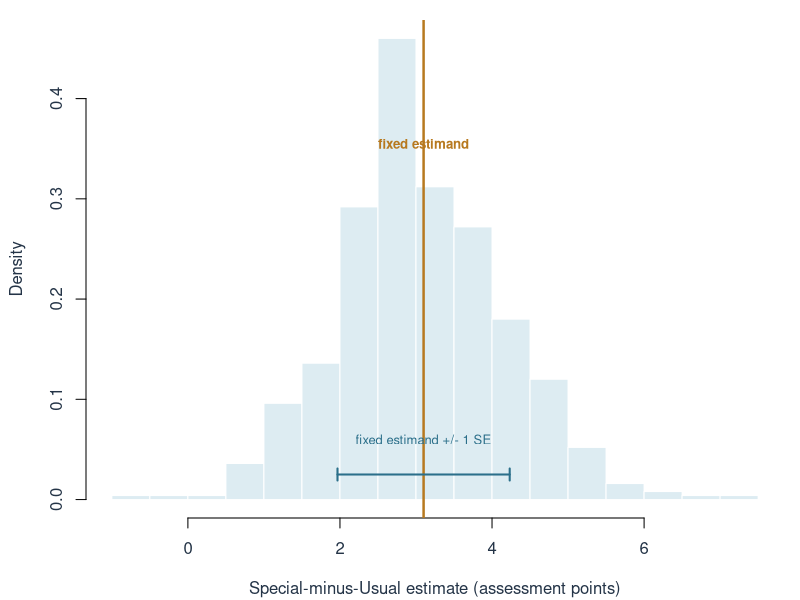
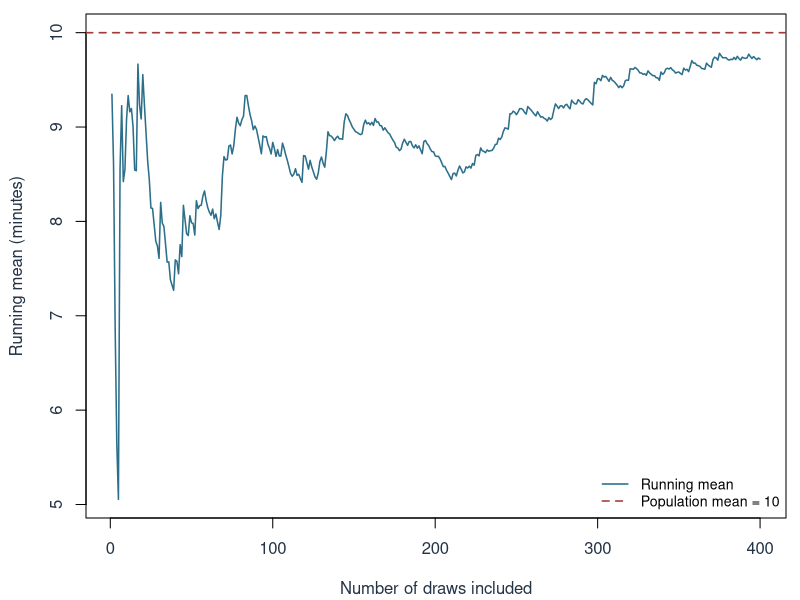
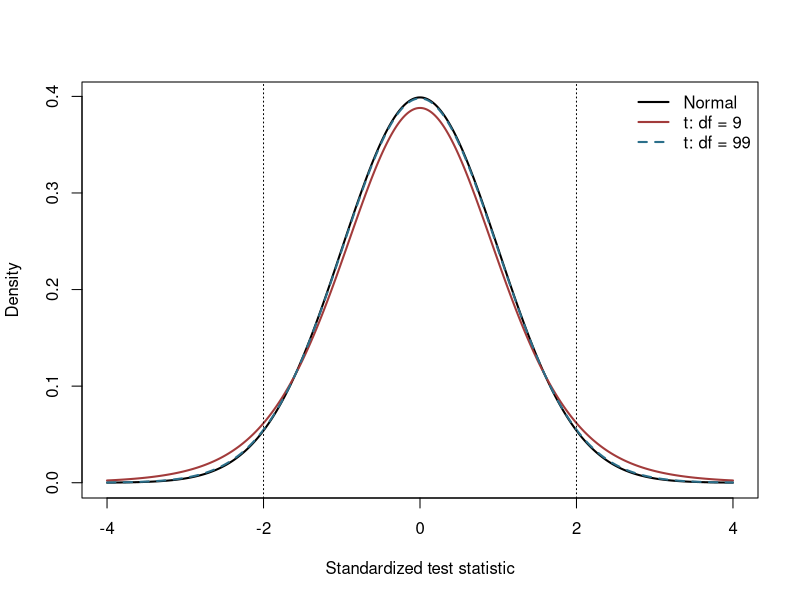
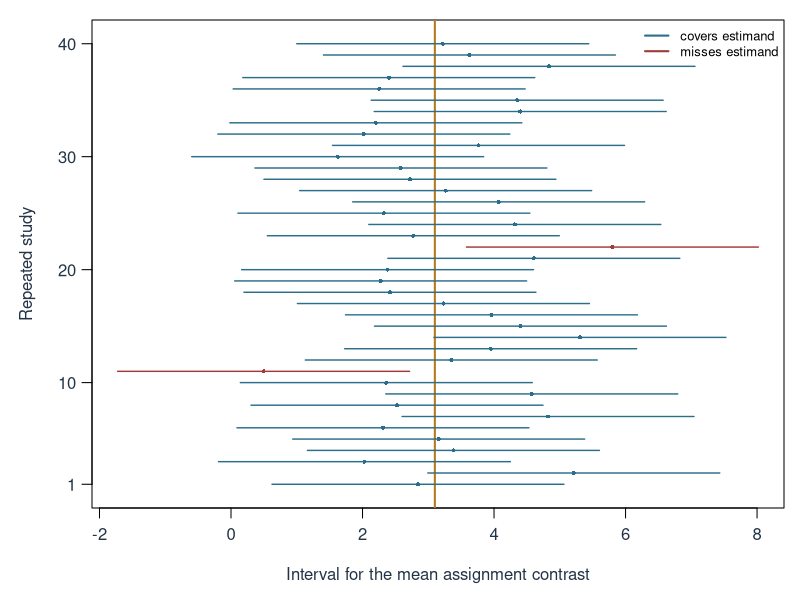
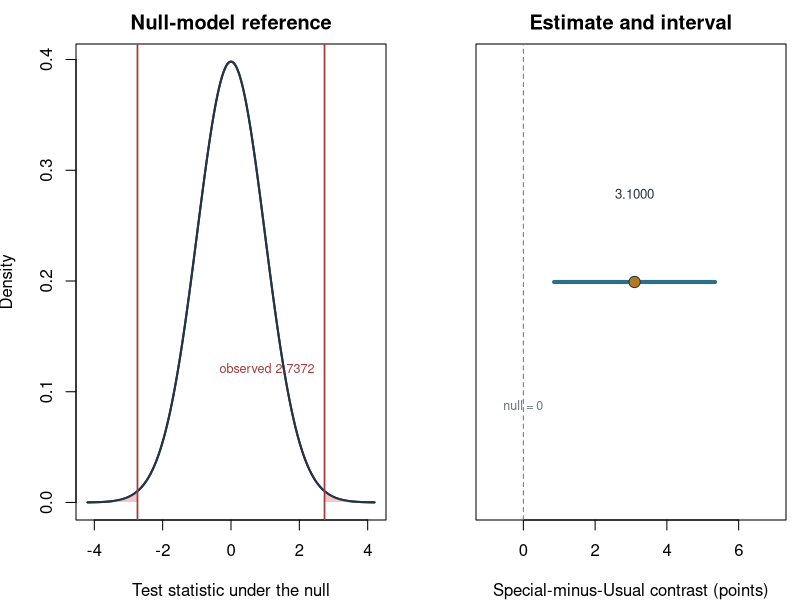
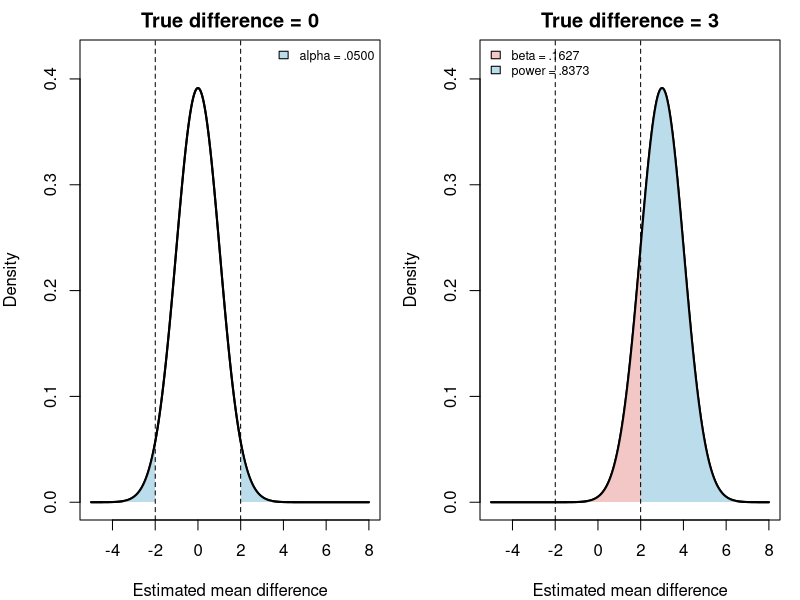
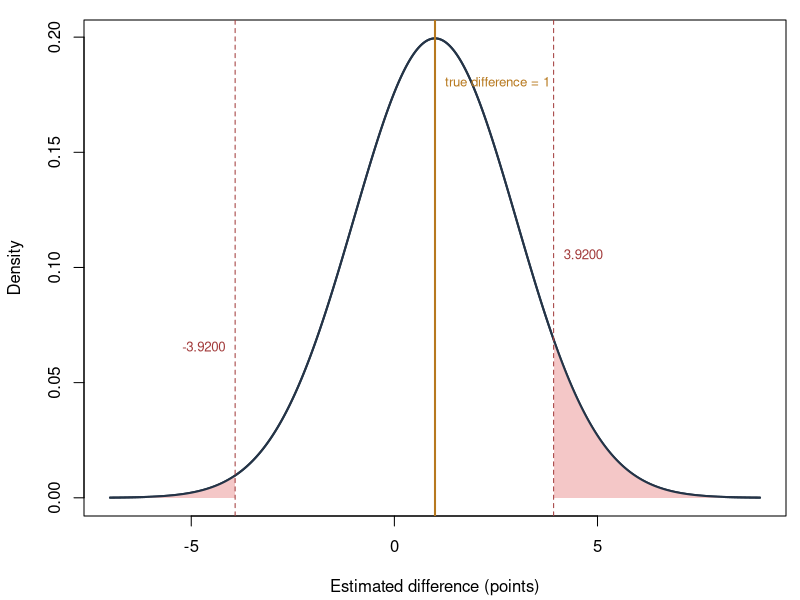

Source code (R) for these figures, in order:
## ---- chunk 1
#| label: setup
#| include: false

if (knitr::is_latex_output()) knitr::opts_chunk$set(dev = "cairo_pdf")
n_special <- 60; n_usual <- 60
mean_special <- 27.1; mean_usual <- 24.0
sd_special <- 6.0; sd_usual <- 6.4
estimate <- mean_special - mean_usual
standard_error <- sqrt(sd_special^2 / n_special + sd_usual^2 / n_usual)
welch_df <- (sd_special^2 / n_special + sd_usual^2 / n_usual)^2 /
  ((sd_special^2 / n_special)^2 / (n_special - 1) +
   (sd_usual^2 / n_usual)^2 / (n_usual - 1))
test_statistic <- estimate / standard_error
p_value <- 2 * pt(-abs(test_statistic), df = welch_df)
confidence_interval <- estimate + c(-1, 1) * qt(.975, df = welch_df) * standard_error
ink <- "#243447"; blue <- "#2B6F8A"; blue_light <- "#DDECF2"
gold <- "#B7791F"; red <- "#A23B3B"; grey <- "#6B7280"
## ---- chunk 2
#| label: fig-repeated-estimates
#| fig-cap: "An illustrative simulation of repeated Special-minus-Usual estimates. The estimand and estimator remain fixed; realized estimates vary, and their modeled spread is the standard error."
#| fig-alt: "Histogram of 500 possible mean-difference estimates centered near 3.1 assessment points. A vertical line marks the fixed estimand. A horizontal arrow extends one standard error to each side of it, spanning two standard errors in total."
#| fig-width: 7.2
#| fig-height: 3.5
#| fig-pos: H

set.seed(30301)
repeated_estimates <- rnorm(500, mean = estimate, sd = standard_error)
old <- par(mar = c(4.1, 4.3, 1.0, 0.8))
hist(repeated_estimates, breaks = 24, probability = TRUE, col = blue_light, border = "white",
     xlab = "Special-minus-Usual estimate (assessment points)", ylab = "Density", main = "",
     col.axis = ink, col.lab = ink)
abline(v = estimate, col = gold, lwd = 2.4)
arrows(estimate - standard_error, 0.025, estimate + standard_error, 0.025,
       code = 3, angle = 90, length = 0.06, col = blue, lwd = 2)
text(estimate, 0.355, "fixed estimand", col = gold, font = 2, cex = 0.8)
text(estimate, 0.045, "fixed estimand +/- 1 SE", col = blue, cex = 0.78, pos = 3)
par(old)
## ---- chunk 3
#| label: fig-running-mean
#| fig-pos: H
#| echo: false
#| message: false
#| warning: false
#| fig-cap: "A running mean from 400 independent exponential waiting times with population mean ten minutes."
#| fig-alt: "The running sample mean falls near five minutes early in the sequence, then approaches the horizontal ten-minute population-mean line and ends at 9.7207 minutes. Individual waiting times retain their skewed distribution."
#| fig-width: 6.4
#| fig-height: 3.0

local({
  set.seed(60204)
  waiting <- rexp(400, rate = 1 / 10)
  running_mean <- cumsum(waiting) / seq_along(waiting)
  saved_par <- par(mar = c(4.1, 4.3, .7, .7))
  on.exit(par(saved_par))
  plot(seq_along(waiting), running_mean, type = "l", lwd = 1.5,
       col = "#2B6F8A", ylim = range(c(running_mean, 10)),
       xlab = "Number of draws included",
       ylab = "Running mean (minutes)",
       col.axis = "#243447", col.lab = "#243447")
  abline(h = 10, lty = 2, lwd = 1.6, col = "#A23B3B")
  legend("bottomright", c("Running mean", "Population mean = 10"),
         col = c("#2B6F8A", "#A23B3B"), lty = c(1, 2),
         lwd = c(1.5, 1.6), bty = "n", cex = .85)
})
## ---- chunk 4
#| label: fig-ch03-z-t
#| fig-pos: H
#| echo: false
#| results: hide
#| fig-cap: "Normal and t references at the same location and scale of the test statistic. The heavier t tails are most visible with few degrees of freedom."
#| fig-alt: "Overlaid standard Normal and t curves with 9 and 99 degrees of freedom. Vertical lines mark minus and plus 2; the t curve with 9 degrees of freedom has the largest probability beyond them."
#| fig-width: 6.8
#| fig-height: 3.5
z_grid <- seq(-4, 4, length.out = 801)
plot(z_grid, dnorm(z_grid), type = "l", lwd = 2,
     xlab = "Standardized test statistic", ylab = "Density")
lines(z_grid, dt(z_grid, 9), col = "#A23B3B", lwd = 2)
lines(z_grid, dt(z_grid, 99), col = "#2B6F8A", lwd = 2, lty = 2)
abline(v = c(-2, 2), lty = 3)
legend("topright", c("Normal", "t: df = 9", "t: df = 99"),
       col = c("black", "#A23B3B", "#2B6F8A"),
       lty = c(1, 1, 2), lwd = 2, bty = "n")
c(Normal = 2 * pnorm(-2), t9 = 2 * pt(-2, 9),
  t99 = 2 * pt(-2, 99))
## ---- chunk 5
#| label: fig-interval-coverage
#| fig-cap: "Forty intervals from one calibrated illustrative procedure. The estimand remains fixed while estimates and intervals vary; occasional misses are compatible with 95% long-run coverage."
#| fig-alt: "Forty horizontal confidence intervals are plotted against a vertical estimand line at 3.1000 points. Most blue intervals cross the estimand; a small number of red intervals do not."
#| fig-width: 7.2
#| fig-height: 3.3
#| fig-pos: H

set.seed(30306)
coverage_estimate <- rnorm(40, mean = estimate, sd = standard_error)
coverage_lower <- coverage_estimate - qnorm(.975) * standard_error
coverage_upper <- coverage_estimate + qnorm(.975) * standard_error
coverage_hit <- coverage_lower <= estimate & estimate <= coverage_upper
old <- par(mar = c(4.6, 4.6, 1.0, 0.8), mgp = c(2.8, 0.8, 0))
plot(NA, xlim = range(c(coverage_lower, coverage_upper, estimate)), ylim = c(0.5, 40.5),
     xlab = "Interval for the mean assignment contrast", ylab = "Repeated study",
     yaxt = "n", col.axis = ink, col.lab = ink)
abline(v = estimate, col = gold, lwd = 2)
for (i in seq_len(40)) {
  colour <- if (coverage_hit[i]) blue else red
  segments(coverage_lower[i], i, coverage_upper[i], i, col = colour, lwd = 1.4)
  points(coverage_estimate[i], i, pch = 16, col = colour, cex = 0.55)
}
axis(2, at = c(1, 10, 20, 30, 40), las = 1, col.axis = ink)
legend("topright", legend = c("covers estimand", "misses estimand"),
       col = c(blue, red), lwd = 2, bty = "n", cex = 0.78)
par(old)
## ---- chunk 6
#| label: fig-test-interval
#| fig-cap: "The two-sided test and 95% interval for the same contrast, built from the same procedure. The null value, standard error, and model remain aligned."
#| fig-alt: "Two panels. The first shows a t reference distribution with red tails beyond plus and minus 2.7372. The second shows a 3.1000-point estimate and a 95 percent interval from 0.8571 to 5.3429; the zero null value lies outside."
#| fig-width: 7.2
#| fig-height: 3.2
#| fig-pos: H

old <- par(mfrow = c(1, 2), mar = c(4.0, 3.8, 2.2, 0.7))
x <- seq(-4.2, 4.2, length.out = 800); y <- dt(x, df = welch_df)
plot(x, y, type = "l", lwd = 2, col = ink, xlab = "Test statistic under the null",
     ylab = "Density", main = "Null-model reference")
right <- x[x >= abs(test_statistic)]; left <- x[x <= -abs(test_statistic)]
polygon(c(right, rev(right)), c(dt(right, welch_df), rep(0, length(right))), col = "#F4C7C7", border = NA)
polygon(c(left, rev(left)), c(dt(left, welch_df), rep(0, length(left))), col = "#F4C7C7", border = NA)
lines(x, y, lwd = 2, col = ink)
abline(v = c(-test_statistic, test_statistic), col = red, lwd = 1.7)
text(test_statistic, 0.12, paste("observed", formatC(test_statistic, format = "f", digits = 4)), pos = 2, col = red, cex = 0.76)
plot(NA, xlim = c(-1, 7), ylim = c(0.5, 1.5), yaxt = "n",
     xlab = "Special-minus-Usual contrast (points)", ylab = "", main = "Estimate and interval")
abline(v = 0, col = grey, lty = 2)
segments(confidence_interval[1], 1, confidence_interval[2], 1, col = blue, lwd = 4)
points(estimate, 1, pch = 21, bg = gold, col = ink, cex = 1.5)
text(estimate, 1.20, formatC(estimate, format = "f", digits = 4), col = ink, cex = 0.8)
text(0, 0.72, "null = 0", col = grey, cex = 0.75)
par(old)
## ---- chunk 7
#| label: fig-ch03-errors-power
#| fig-pos: H
#| echo: false
#| results: hide
#| fig-cap: "A fixed decision rule under two possible population differences. At zero, rejection has probability alpha; at a true three-point difference, the middle region has probability beta and both outer regions together give power. Both panels use the same rejection boundaries."
#| fig-alt: "Two Normal density panels with standard error 1.0193 and rejection boundaries at minus and plus 1.9977. Null tails total .05; under a true difference of three, the middle area is .1627 and both rejection tails total .8373."
#| fig-width: 7.2
#| fig-height: 3.6
plan_se <- 6.2 * sqrt(2 / 74)
cutoff <- qnorm(.975) * plan_se
grid <- seq(-5, 8, length.out = 1001)
old <- par(mfrow = c(1, 2), mar = c(4, 4, 2, 1))
for (delta in c(0, 3)) {
  dens <- dnorm(grid, mean = delta, sd = plan_se)
  plot(grid, dens, type = "l", lwd = 2, ylim = c(0, .42),
       xlab = "Estimated mean difference", ylab = "Density",
       main = paste("True difference =", delta))
  for (side in c(-1, 1)) {
    at <- if (side == -1) grid < -cutoff else grid > cutoff
    polygon(c(grid[at], rev(grid[at])),
            c(dens[at], rep(0, sum(at))),
            col = "#BBDDEB", border = NA)
  }
  if (delta == 3) {
    at <- abs(grid) <= cutoff
    polygon(c(grid[at], rev(grid[at])),
            c(dens[at], rep(0, sum(at))),
            col = "#F4C7C7", border = NA)
  }
  lines(grid, dens, lwd = 2)
  abline(v = c(-cutoff, cutoff), lty = 2)
  if (delta == 0) {
    legend("topright", "alpha = .0500", fill = "#BBDDEB",
           bty = "n", cex = .75)
  } else {
    legend("topleft", c("beta = .1627", "power = .8373"),
           fill = c("#F4C7C7", "#BBDDEB"), bty = "n", cex = .75)
  }
}
par(old)
beta <- pnorm(cutoff, 3, plan_se) - pnorm(-cutoff, 3, plan_se)
c(SE = plan_se, cutoff = cutoff, beta = beta, power = 1 - beta)
## ---- chunk 8
#| label: fig-ch03-selection
#| fig-pos: H
#| fig-cap: "A significance filter retains both tails of a Normal estimate distribution centered at the true difference of one point, with known SE two points."
#| fig-alt: "Normal density centered at one. Selected estimates below minus 3.9200 have the wrong sign; selected estimates above 3.9200 substantially exceed the true effect."
#| fig-width: 6.8
#| fig-height: 3.1
local({
  saved_par <- par(mar = c(4.2, 4.2, 1.0, .7))
  on.exit(par(saved_par))
  x <- seq(-7, 9, length.out = 1601)
  plot(x, dnorm(x, 1, 2), type = "l", lwd = 2, col = ink,
       xlab = "Estimated difference (points)", ylab = "Density")
  for (selected in list(x[x < -3.92], x[x > 3.92])) {
    polygon(c(selected, rev(selected)),
            c(dnorm(selected, 1, 2), rep(0, length(selected))),
            col = "#F4C7C7", border = NA)
  }
  lines(x, dnorm(x, 1, 2), lwd = 2, col = ink)
  abline(v = 1, col = gold, lwd = 2)
  abline(v = c(-3.92, 3.92), col = red, lty = 2)
  text(1, .18, "true difference = 1", pos = 4, cex = .8, col = gold)
  text(-3.92, .065, "-3.9200", pos = 2, cex = .8, col = red)
  text(3.92, .105, "3.9200", pos = 4, cex = .8, col = red)
})
